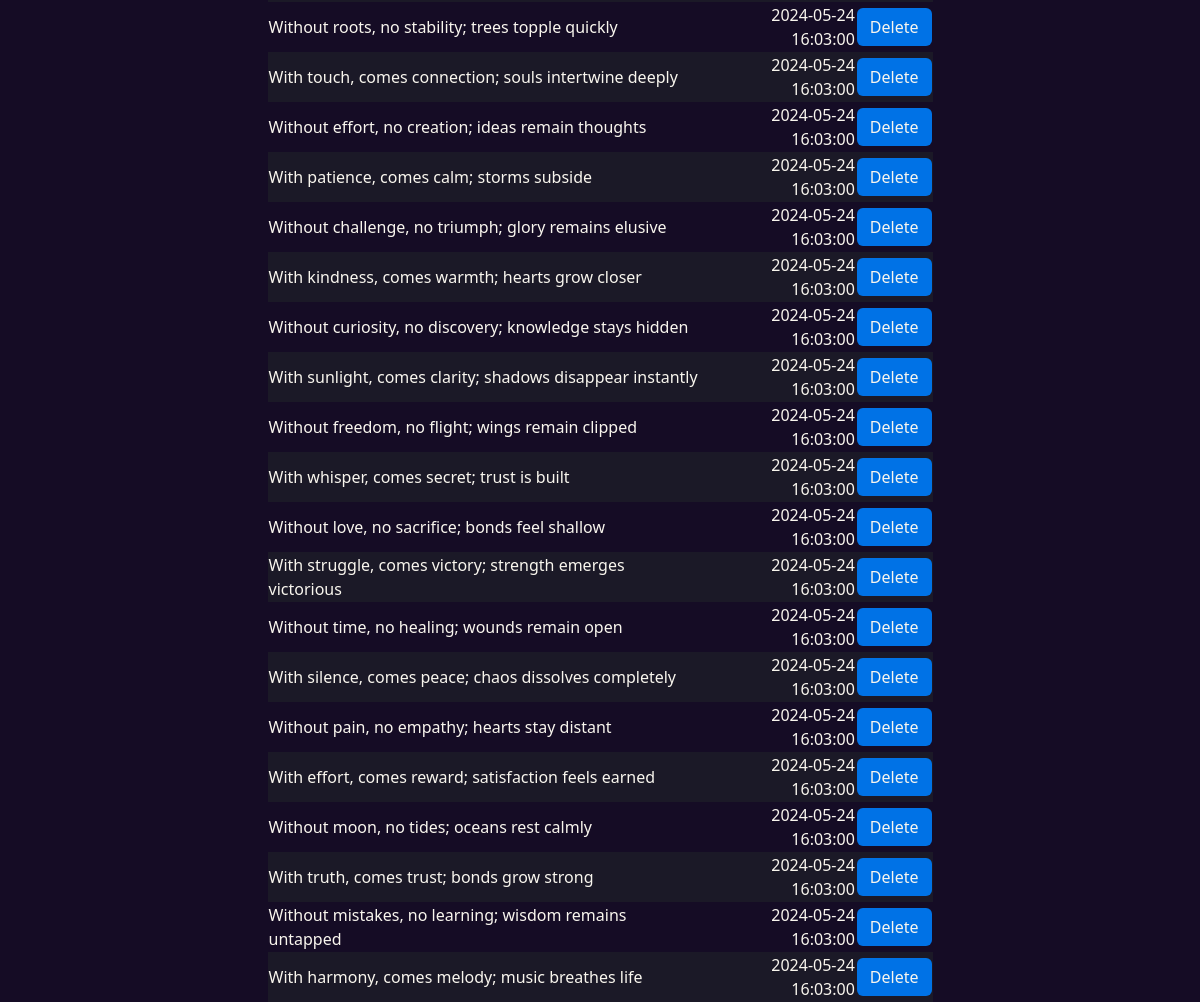
/notepad (signed in, middle part), run on an earlier commit of the app's database.
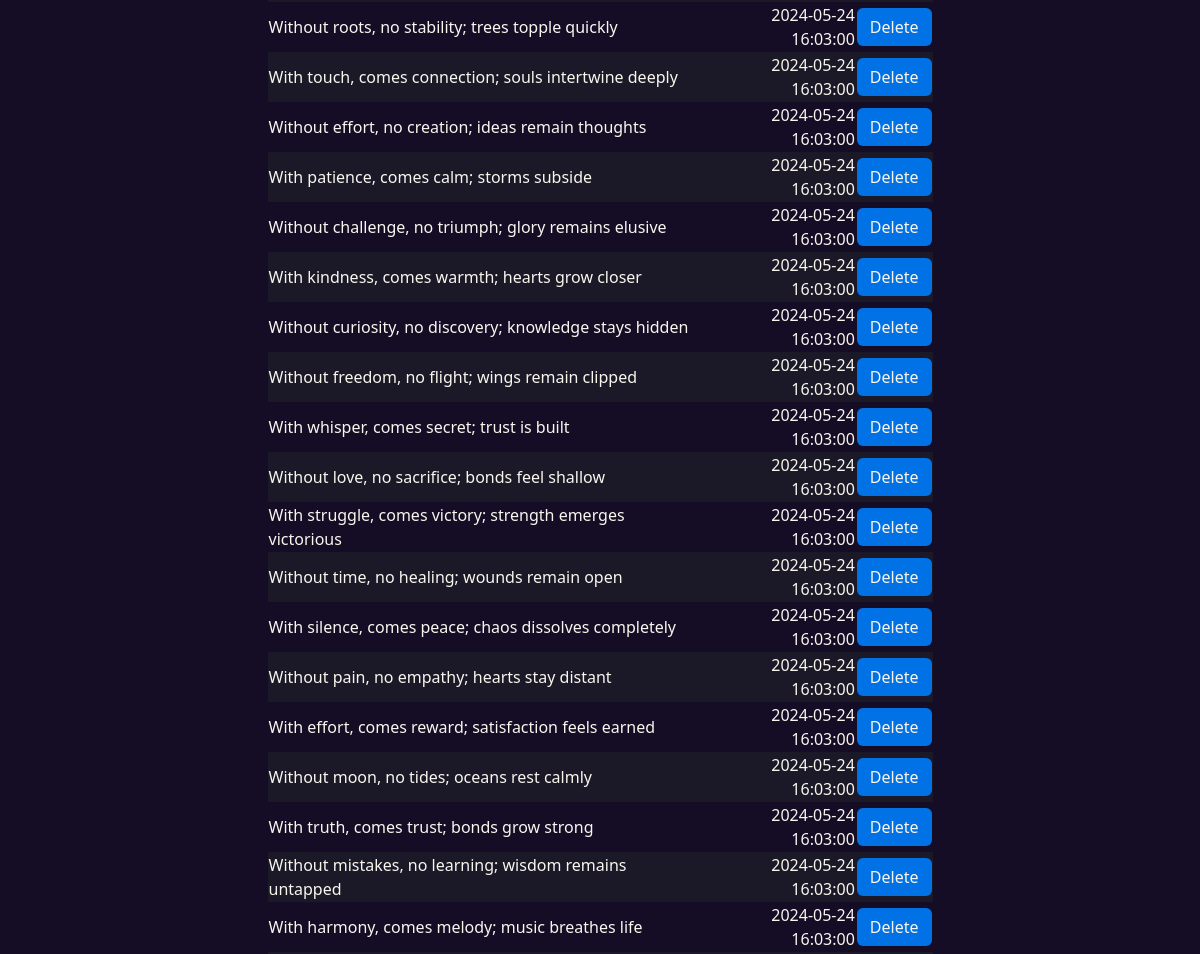
And on a later commit of the database.
### tables this page shows
CREATE TABLE lines (
id INTEGER PRIMARY KEY AUTOINCREMENT NOT NULL,
user_id INT NOT NULL,
line TEXT NOT NULL,
date DATETIME NOT NULL,
FOREIGN KEY (user_id) REFERENCES users(id)
);

### app.py (the view, shortened to what this page needs)
@app.route("/notepad", methods=["GET", "POST"])
def notepad():
    user_data = db.execute("SELECT id, line, date FROM lines WHERE user_id = ? ORDER BY date", session["user_id"])
    return render_template("notepad.html", user_data=user_data)

### app.py (called while the page is built)
@app.after_request
def after_request(response):
    response.headers["Cache-Control"] = "no-cache, no-store, must-revalidate"
    response.headers["Expires"] = 0
    response.headers["Pragma"] = "no-cache"
    return response

@app.context_processor
def inject_user():
    return dict(username=session.get("username"))

### templates/notepad.html (shortened to what this page needs)
{% extends "layout.html" %}
{% block main %}
    <div class="row justify-content-center">
        <table class="col-7 table-striped mt-3">
            <tbody>
                {% for line in user_data %}
                    <tr>
                        <td class="text-start" id="data-color">{{ line.line }}</td>
                        <td class="text-end" id="data-color">{{ line.date }}</td>
                        <td class="text-end" id="data-color">
                            <form action="/notepad" method="post">
                                <button name="delete_line" type="submit" value="{{ line.id }}" class="btn">Delete</button>
                            </form>
                        </td>
                    </tr>
                {% endfor%}
            </tbody>
        </table>
    </div>
{% endblock %}

### templates/layout.html (shortened to what this page needs)
<!DOCTYPE html>
<html lang="en">
    <head>
        <link href="https://cdn.jsdelivr.net/npm/bootstrap@5.3.3/dist/css/bootstrap.min.css" rel="stylesheet">
        <link rel="stylesheet" href="https://cdn.jsdelivr.net/npm/bootstrap-icons@1.11.3/font/bootstrap-icons.min.css">
        <link href="/static/styles.css" rel="stylesheet">
    </head>
    <body>
        <main class="container d-block">
            {% block main %}{% endblock %}
        </main>
    </body>
</html>

### static/styles.css (style rules this page uses)
body { background-color: #150c25; }
.table-striped { background-color: #1b1927; }

What changed in the data, as far as the page shows it:
removed lines: line "With sunlight, comes clarity; shadows disappear instantly", date "2024-05-24 16:03:00", {{ line.id }} 74 (drawn)
